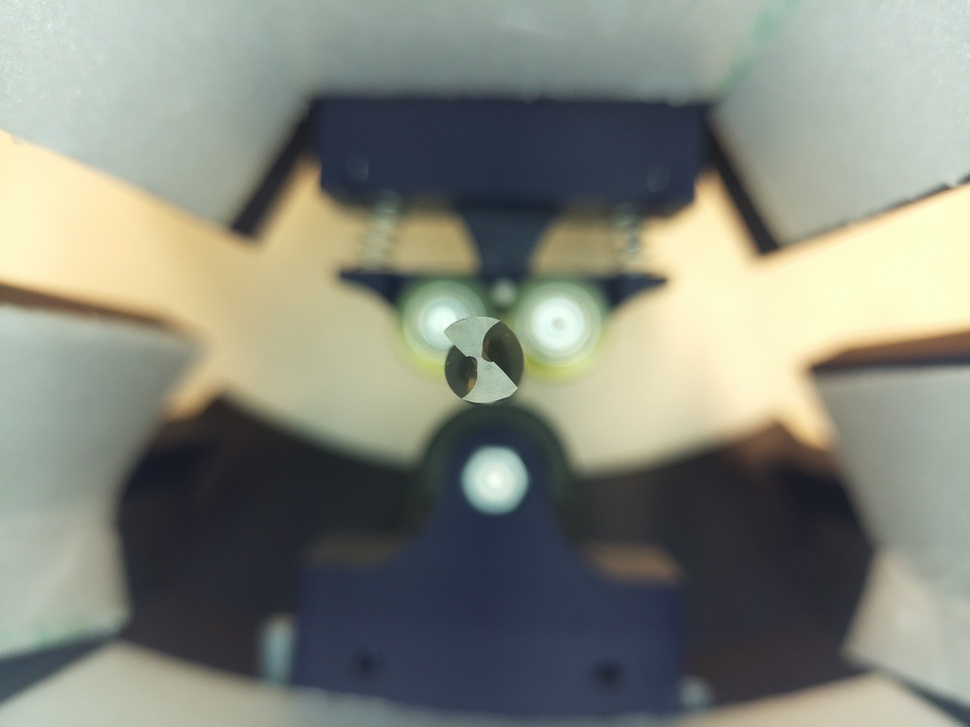
#> input picture drill.jpg, 970 x 727 px, shrunk from 4056 x 3040 before the run
$ python test.py   (older library calls are emulated)
#> lines starting #> are read from the running program, lines starting #| are printed output that depends on the picture; after the words box and inside, x2 and y2 are one past the last pixel; in counts of white or black regions, pixels touching at a corner belong together
import cv2
import numpy as np

# --- Load image ---
img = cv2.imread("drill.jpg")
#> img is the input picture: shape (727, 970, 3); mean B, G, R 124, 134.7, 131.4
if img is None:
    raise ValueError("Could not load image. Check path/filename.")

# [5 lines of commented-out code are left out]
gray = cv2.cvtColor(img, cv2.COLOR_BGR2GRAY)
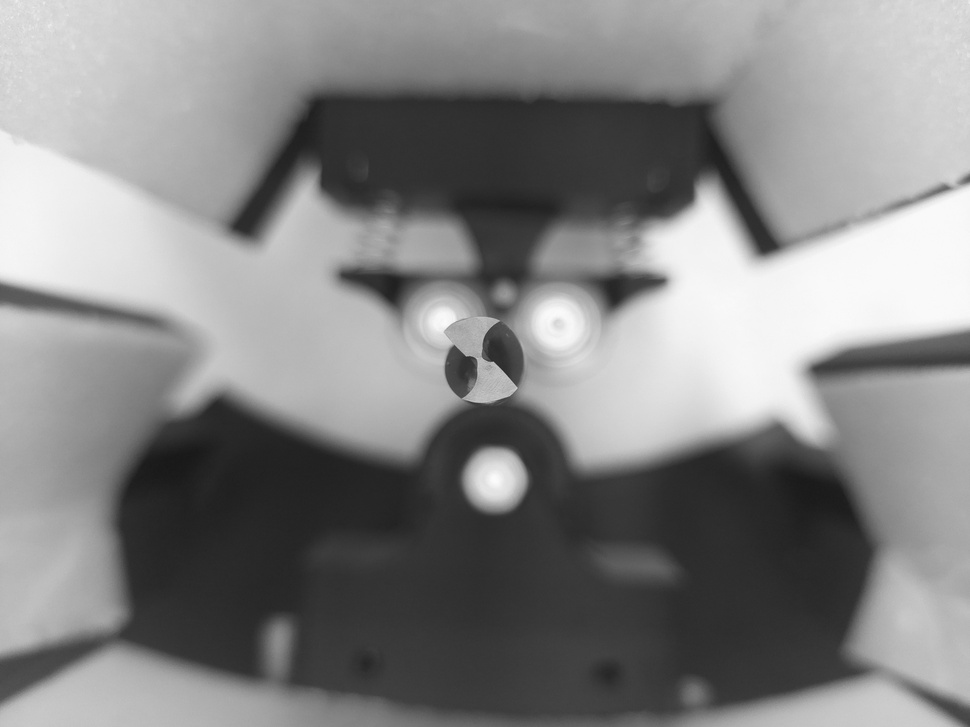
#> gray: shape (727, 970); min 24, max 252, mean 132.5

# --- Focus measure: Laplacian ---
lap = cv2.Laplacian(gray, cv2.CV_64F)
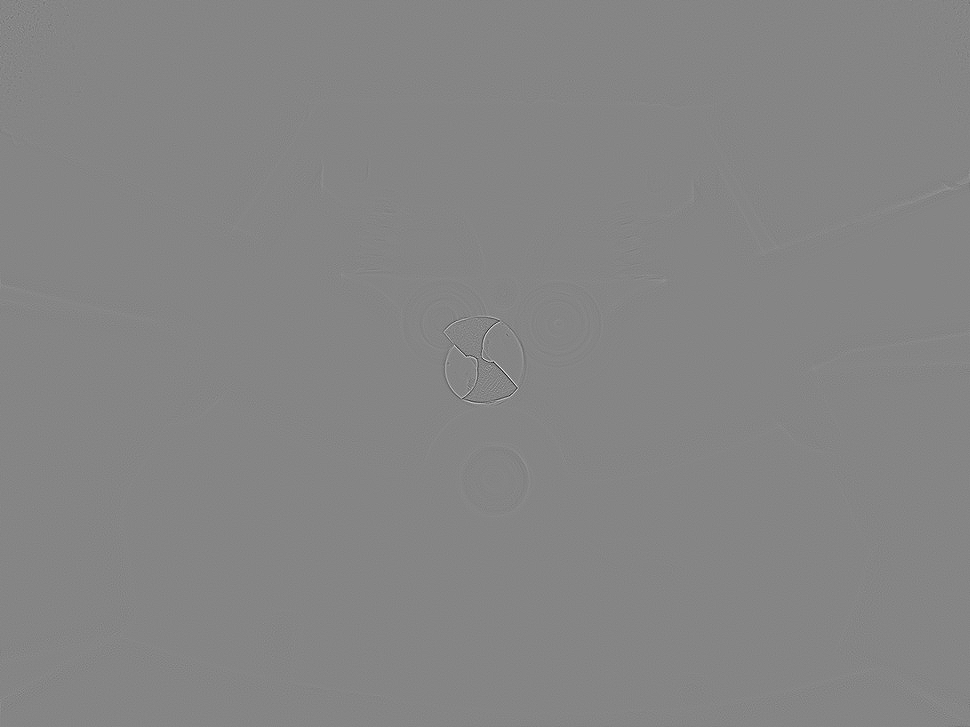
#> lap: shape (727, 970) float64; min -214, max 195, mean 0; drawn with min black and max white
lap_abs = cv2.convertScaleAbs(lap)
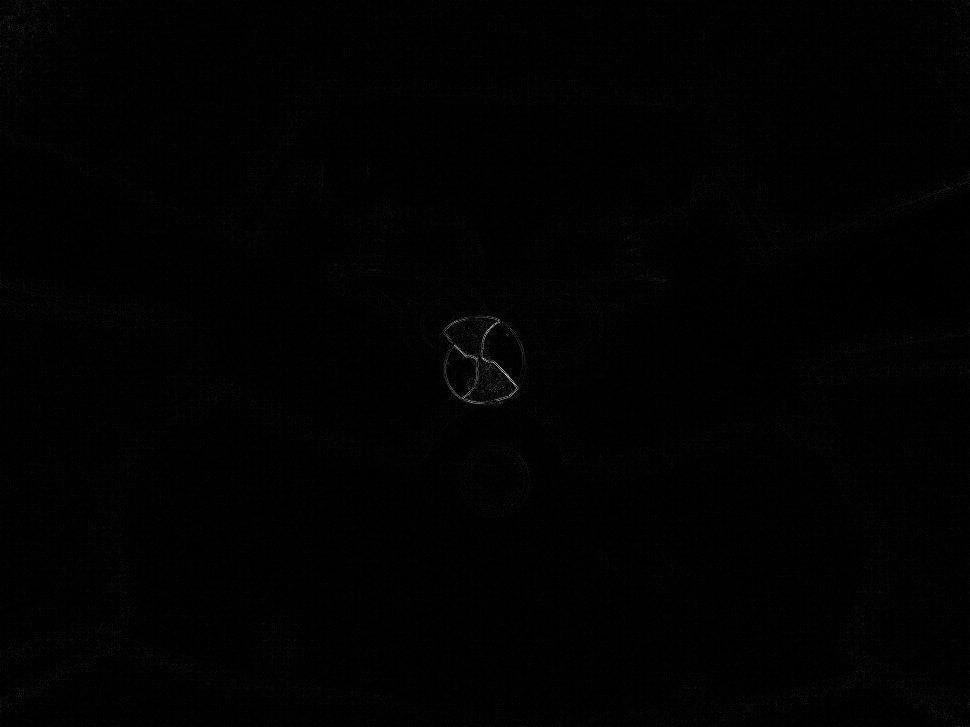
#> lap_abs: shape (727, 970); min 0, max 214, mean 1.9

# --- Normalize and threshold ---
# Pixels with high Laplacian = sharp (drill), low = blurry (background)
lap_norm = cv2.normalize(lap_abs, None, 0, 255, cv2.NORM_MINMAX)
_, mask = cv2.threshold(lap_norm, 0, 255, cv2.THRESH_BINARY + cv2.THRESH_OTSU)
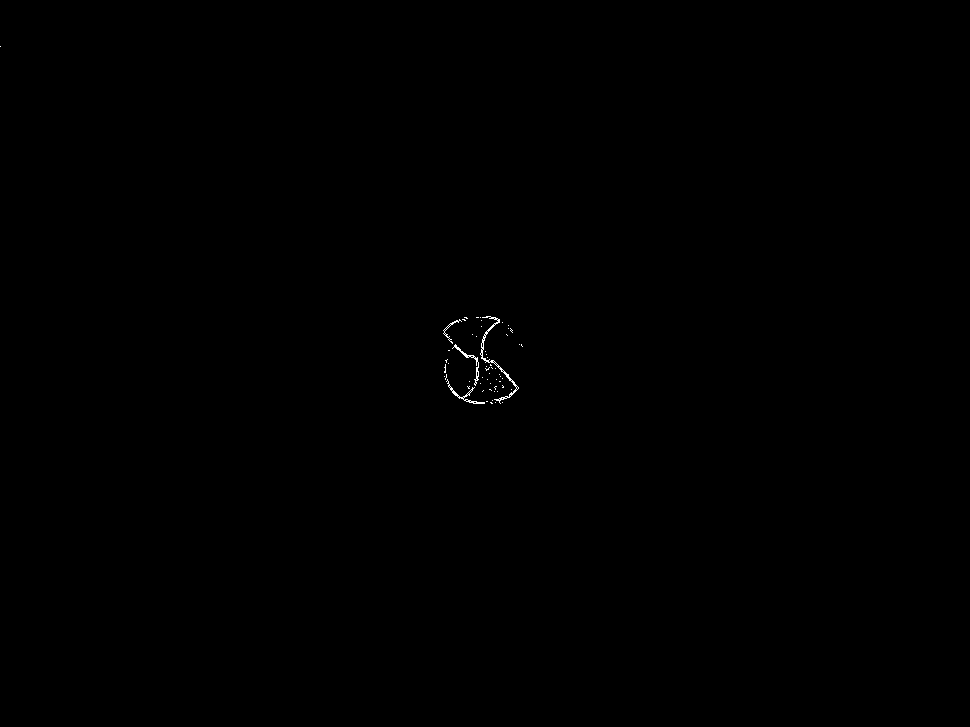
#> mask: shape (727, 970); 0.1% white in thin lines or dots, all inside (x1, y1, x2, y2) = (0, 46, 523, 404)

# --- Clean up mask ---
kernel = cv2.getStructuringElement(cv2.MORPH_ELLIPSE, (7,7))
mask = cv2.morphologyEx(mask, cv2.MORPH_CLOSE, kernel)
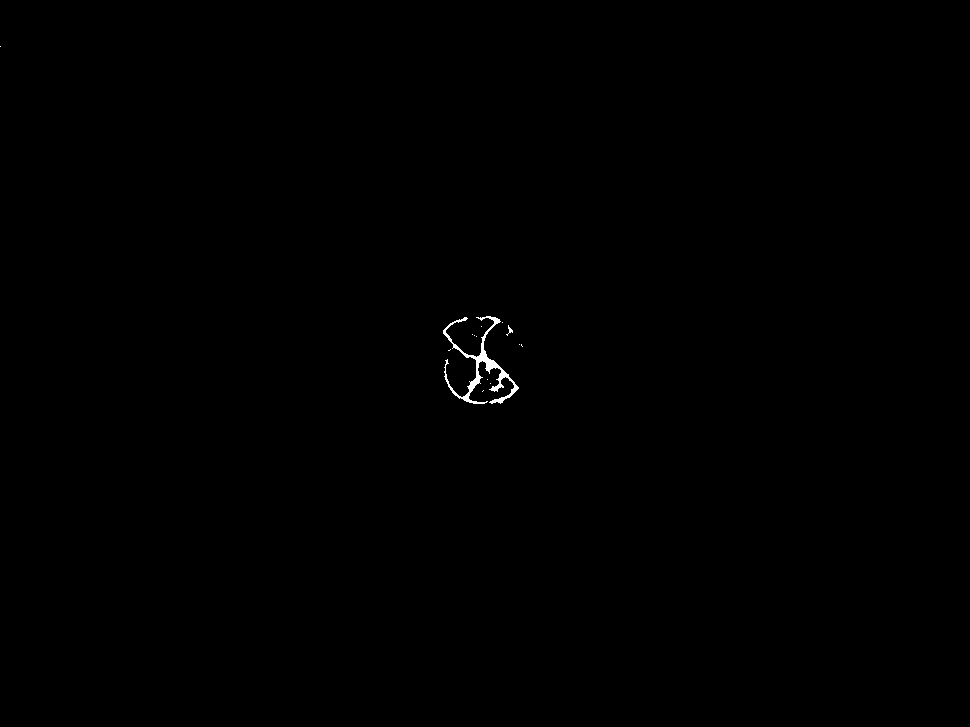
#> mask: shape (727, 970); 0.17% white; 14 white regions (12 under 20 px)

# --- Keep largest sharp region (the drill bit) ---
contours, _ = cv2.findContours(mask, cv2.RETR_EXTERNAL, cv2.CHAIN_APPROX_SIMPLE)
#> contours = 14 contours, 13 with area under 20; largest, box (x1, y1, x2, y2) and area: (443, 316, 519, 404) 860
if not contours:
    raise ValueError("No sharp region found.")
c = max(contours, key=cv2.contourArea)
#> c = contour of 348 points, box (x1, y1, x2, y2) (443, 316, 519, 404), area 860
x, y, w, h = cv2.boundingRect(c)
#> x = 443; y = 316; w = 76; h = 88

# --- Crop to drill bit ---
h_img, w_img = img.shape[:2]
#> h_img = 727; w_img = 970
pad_h = int(0.22 * h_img)
#> pad_h = 159
pad_w = int(0.22 * w_img)
#> pad_w = 213
if w > pad_h or h > pad_w:
    crop = img[y:y+h, x:x+w]
else:
    cx = x + w // 2
#> cx = 481
    cy = y + h // 2
#> cy = 360
    x1 = max(0, cx - pad_w // 2)
#> x1 = 375
    y1 = max(0, cy - pad_h // 2)
#> y1 = 281
    x2 = min(w_img, cx + pad_w // 2)
#> x2 = 587
    y2 = min(h_img, cy + pad_h // 2)
#> y2 = 439
    crop = img[y1:y2, x1:x2]
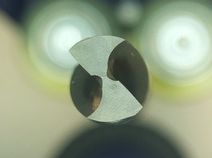
#> crop: shape (158, 212, 3); mean B, G, R 131.4, 157.3, 144.2
#crop = img[y:y+h, x:x+w]
print("image size", img.shape)
#| image size (727, 970, 3)
print("crop size", crop.shape)
#| crop size (158, 212, 3)
# --- Save & show ---
cv2.imwrite("drill_cropped.jpg", crop)
cv2.imshow("Cropped Drill Bit", crop)
cv2.waitKey(0)
cv2.destroyAllWindows()
